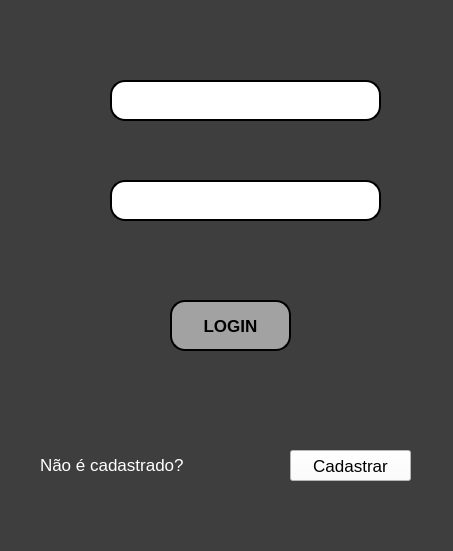
<?xml version="1.0" encoding="UTF-8"?>
<ui version="4.0">
 <class>MainWindow</class>
 <widget class="QMainWindow" name="MainWindow">
  <property name="geometry">
   <rect>
    <x>0</x>
    <y>0</y>
    <width>453</width>
    <height>551</height>
   </rect>
  </property>
  <property name="windowTitle">
   <string>MainWindow</string>
  </property>
  <property name="styleSheet">
   <string notr="true">background-color: rgb(62, 62, 62);</string>
  </property>
  <widget class="QWidget" name="centralwidget">
   <widget class="QPushButton" name="pushButton">
    <property name="geometry">
     <rect>
      <x>170</x>
      <y>300</y>
      <width>121</width>
      <height>51</height>
     </rect>
    </property>
    <property name="font">
     <font>
      <pointsize>13</pointsize>
      <weight>75</weight>
      <bold>true</bold>
     </font>
    </property>
    <property name="styleSheet">
     <string notr="true">background-color: rgb(162, 162, 162);
border-style: outset;
border-width: 2px;
border-radius: 15px;
border-color: black;</string>
    </property>
    <property name="text">
     <string>LOGIN</string>
    </property>
   </widget>
   <widget class="QLineEdit" name="lineEdit">
    <property name="geometry">
     <rect>
      <x>110</x>
      <y>80</y>
      <width>271</width>
      <height>41</height>
     </rect>
    </property>
    <property name="font">
     <font>
      <pointsize>15</pointsize>
      <weight>75</weight>
      <bold>true</bold>
     </font>
    </property>
    <property name="styleSheet">
     <string notr="true">background-color: rgb(255, 255, 255);
border-radius: 15px;
border-style: outset;
border-width: 2px;</string>
    </property>
   </widget>
   <widget class="QLineEdit" name="lineEdit_2">
    <property name="geometry">
     <rect>
      <x>110</x>
      <y>180</y>
      <width>271</width>
      <height>41</height>
     </rect>
    </property>
    <property name="styleSheet">
     <string notr="true">background-color: rgb(255, 255, 255);
border-radius: 15px;
border-style: outset;
border-width: 2px;</string>
    </property>
    <property name="echoMode">
     <enum>QLineEdit::Password</enum>
    </property>
   </widget>
   <widget class="QLabel" name="label">
    <property name="geometry">
     <rect>
      <x>40</x>
      <y>450</y>
      <width>181</width>
      <height>31</height>
     </rect>
    </property>
    <property name="font">
     <font>
      <pointsize>13</pointsize>
     </font>
    </property>
    <property name="text">
     <string>&lt;html&gt;&lt;head/&gt;&lt;body&gt;&lt;p&gt;&lt;span style=&quot; color:#ffffff;&quot;&gt;Não é cadastrado?&lt;/span&gt;&lt;/p&gt;&lt;/body&gt;&lt;/html&gt;</string>
    </property>
   </widget>
   <widget class="QPushButton" name="pushButton_2">
    <property name="geometry">
     <rect>
      <x>290</x>
      <y>450</y>
      <width>121</width>
      <height>31</height>
     </rect>
    </property>
    <property name="font">
     <font>
      <pointsize>13</pointsize>
     </font>
    </property>
    <property name="styleSheet">
     <string notr="true">background-color: rgb(255, 255, 255);</string>
    </property>
    <property name="text">
     <string>Cadastrar</string>
    </property>
   </widget>
   <widget class="QLabel" name="label_2">
    <property name="geometry">
     <rect>
      <x>80</x>
      <y>90</y>
      <width>31</width>
      <height>31</height>
     </rect>
    </property>
    <property name="text">
     <string/>
    </property>
    <property name="pixmap">
     <pixmap>usuario.png</pixmap>
    </property>
   </widget>
   <widget class="QLabel" name="label_3">
    <property name="geometry">
     <rect>
      <x>80</x>
      <y>190</y>
      <width>31</width>
      <height>31</height>
     </rect>
    </property>
    <property name="text">
     <string/>
    </property>
    <property name="pixmap">
     <pixmap>cadeado.png</pixmap>
    </property>
   </widget>
   <widget class="QLabel" name="label_4">
    <property name="geometry">
     <rect>
      <x>120</x>
      <y>260</y>
      <width>231</width>
      <height>16</height>
     </rect>
    </property>
    <property name="text">
     <string>&lt;html&gt;&lt;head/&gt;&lt;body&gt;&lt;p align=&quot;center&quot;&gt;&lt;br/&gt;&lt;/p&gt;&lt;/body&gt;&lt;/html&gt;</string>
    </property>
   </widget>
   <zorder>label_3</zorder>
   <zorder>label_2</zorder>
   <zorder>pushButton</zorder>
   <zorder>lineEdit</zorder>
   <zorder>lineEdit_2</zorder>
   <zorder>label</zorder>
   <zorder>pushButton_2</zorder>
   <zorder>label_4</zorder>
  </widget>
  <widget class="QMenuBar" name="menubar">
   <property name="geometry">
    <rect>
     <x>0</x>
     <y>0</y>
     <width>453</width>
     <height>21</height>
    </rect>
   </property>
  </widget>
  <widget class="QStatusBar" name="statusbar"/>
 </widget>
 <resources/>
 <connections/>
</ui>
